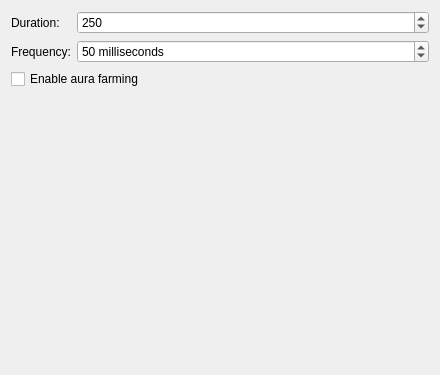
<?xml version="1.0" encoding="UTF-8"?>
<ui version="4.0">
 <class>TrailsEffectConfig</class>
 <widget class="QWidget" name="TrailsEffectConfig">
  <property name="geometry">
   <rect>
    <x>0</x>
    <y>0</y>
    <width>440</width>
    <height>375</height>
   </rect>
  </property>
  <layout class="QVBoxLayout" name="verticalLayout">
   <item>
    <layout class="QFormLayout" name="layout_Duration">
     <item row="0" column="0">
      <widget class="QLabel" name="label_Duration">
       <property name="text">
        <string>Duration:</string>
       </property>
      </widget>
     </item>
     <item row="0" column="1">
      <widget class="QSpinBox" name="kcfg_Duration">
       <property name="sizePolicy">
        <sizepolicy hsizetype="Expanding" vsizetype="Fixed">
         <horstretch>0</horstretch>
         <verstretch>0</verstretch>
        </sizepolicy>
       </property>
       <property name="specialValueText">
        <string/>
       </property>
       <property name="suffix">
        <string/>
       </property>
       <property name="minimum">
        <number>100</number>
       </property>
       <property name="maximum">
        <number>1000</number>
       </property>
       <property name="singleStep">
        <number>5</number>
       </property>
       <property name="value">
        <number>250</number>
       </property>
      </widget>
     </item>
     <item row="1" column="0">
      <widget class="QLabel" name="label">
       <property name="text">
        <string>Frequency:</string>
       </property>
      </widget>
     </item>
     <item row="1" column="1">
      <widget class="QSpinBox" name="kcfg_Frequency">
       <property name="suffix">
        <string> milliseconds</string>
       </property>
       <property name="minimum">
        <number>10</number>
       </property>
       <property name="maximum">
        <number>500</number>
       </property>
       <property name="value">
        <number>50</number>
       </property>
      </widget>
     </item>
     <item row="2" column="0" colspan="2">
      <widget class="QCheckBox" name="kcfg_Aura">
       <property name="text">
        <string>Enable aura farming</string>
       </property>
      </widget>
     </item>
    </layout>
   </item>
   <item>
    <spacer name="verticalSpacer">
     <property name="orientation">
      <enum>Qt::Orientation::Vertical</enum>
     </property>
     <property name="sizeHint" stdset="0">
      <size>
       <width>20</width>
       <height>40</height>
      </size>
     </property>
    </spacer>
   </item>
  </layout>
 </widget>
 <resources/>
 <connections/>
</ui>
